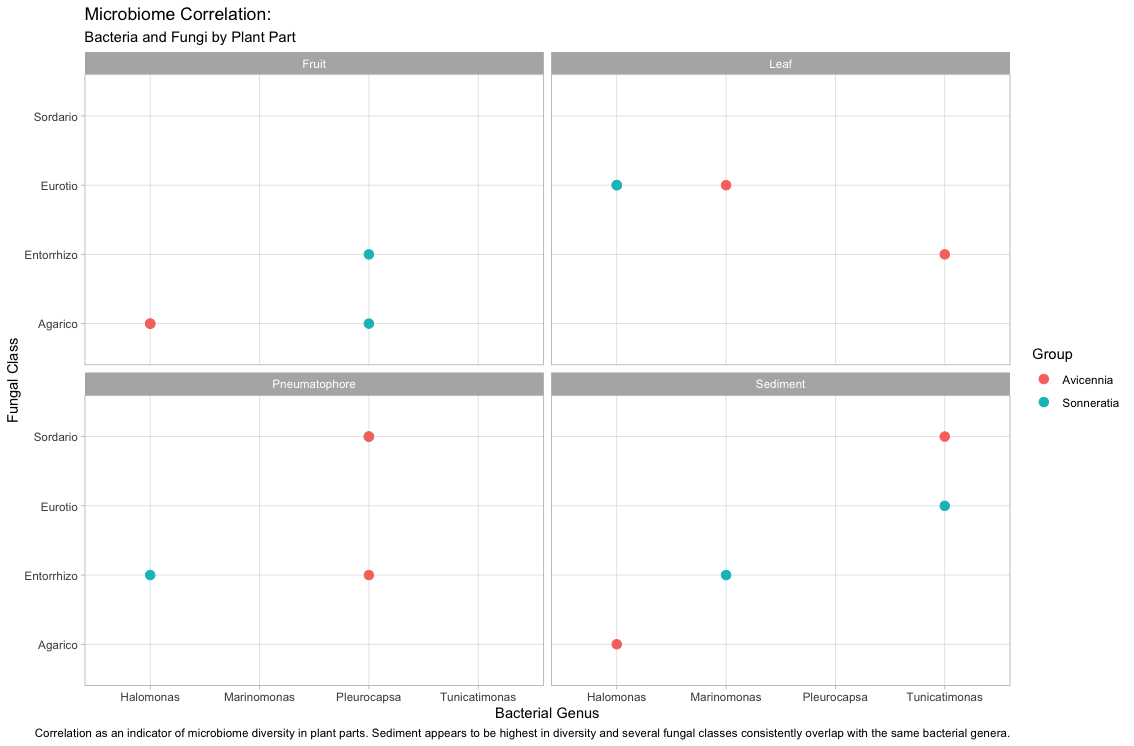

The R source for this figure:
library(tidyverse)

# this set of functions creates the concatenations that will constitute my fake data set
F_Class <- c("Agarico", "Entorrhizo", "Eurotio", "Eurotio", "Entorrhizo", "Sordario", "Agarico", "Sordario", "Eurotio", "Agarico", "Agarico", "Entorrhizo", "Entorrhizo", "Sordario", "Entorrhizo", "Eurotio")
B_Genus <- c("Pleurocapsa", "Marinomonas", "Halomonas", "Tunicatimonas", "Halomonas", "Tunicatimonas", "Halomonas", "Pleurocapsa", "Halomonas", "Halomonas", "Halomonas", "Tunicatimonas", "Pleurocapsa", "Pleurocapsa")
Plant_Part <- c("Fruit", "Sediment", "Leaf", "Sediment", "Pneumatophore", "Sediment", "Sediment", "Pneumatophore", "Leaf", "Fruit", "Fruit", "Leaf", "Pneumatophore", "Pneumatophore", "Fruit", "Leaf")
Group <- c("Sonneratia", "Sonneratia", "Sonneratia", "Sonneratia", "Sonneratia", "Avicennia", "Avicennia", "Sonneratia", "Sonneratia", "Avicennia", "Avicennia", "Avicennia", "Avicennia", "Avicennia", "Sonneratia", "Avicennia")

# fakdat is the new of my fake data set, using cbind() and data.frame()
fakdat <- data.frame(cbind(F_Class, B_Genus, Plant_Part, Group))

# having 3 categorical variables to correlate has been challenging to represent well... 
# boxplots weren't helping, scatterplots didn't make much sense, bubble charts used 3+ if they were numerical, 
# pairwaise scatterplots and stacked bar plots (like in Lee et al.) used at least one numerical variable.
# this ggplot utilizes geom_point() and separates into 4 graphs by plant part with intersections representing the presence of fungi & bacteria
ggplot(fakdat, mapping = aes(x=B_Genus, y=F_Class, color = Group)) +
  geom_point(size = 3) +
  facet_wrap(~Plant_Part) +
  labs(subtitle="Bacteria and Fungi by Plant Part",
       caption = "Correlation as an indicator of microbiome diversity in plant parts. Sediment appears to be highest in diversity and several fungal classes consistently overlap with the same bacterial genera.",
       x="Bacterial Genus",
       y="Fungal Class",
       title="Microbiome Correlation:") +
  theme_light()

# this function exports the fake data to a csv file. I removed the full file path, so it should work on any computer.
write.csv(fakdat, "fake_data.csv", row.names = FALSE)
